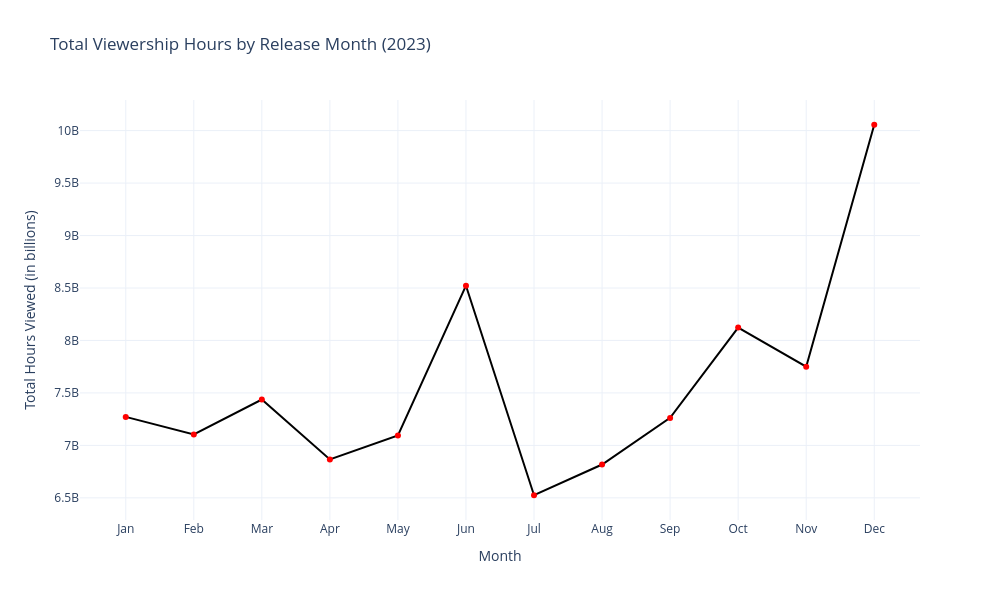

Notebook code cell kept with this figure:
### Code cell
netflix_data['Release Date'] = pd.to_datetime(netflix_data['Release Date'])
netflix_data['Release Month'] = netflix_data['Release Date'].dt.month

# aggregate viewership hours by release month
monthly_viewership = netflix_data.groupby('Release Month')['Hours Viewed'].sum()

fig = go.Figure(data=[
    go.Scatter(
        x=monthly_viewership.index,
        y=monthly_viewership.values,
        mode='lines+markers',
        marker=dict(color='red'),
        line=dict(color='black')
    )
])

fig.update_layout(
    title='Total Viewership Hours by Release Month (2023)',
    xaxis_title='Month',
    yaxis_title='Total Hours Viewed (in billions)',
    xaxis=dict(
        tickmode='array',
        tickvals=list(range(1, 13)),
        ticktext=['Jan', 'Feb', 'Mar', 'Apr', 'May', 'Jun', 'Jul', 'Aug', 'Sep', 'Oct', 'Nov', 'Dec']
    ),
    height=600,
    width=1000
)

fig.show()

### Figure 1 — Plotly figure (JSON) as saved in the notebook; plotly's stock layout.template omitted (floating-point values rounded to 4 significant figures)
{"data": [{"line": {"color": "black"}, "marker": {"color": "red"}, "mode": "lines+markers", "type": "scatter", "x": [1.0, 2.0, 3.0, 4.0, 5.0, 6.0, 7.0, 8.0, 9.0, 10.0, 11.0, 12.0], "y": [7272000000.0, 7104000000.0, 7437000000.0, 6866000000.0, 7095000000.0, 8522000000.0, 6525000000.0, 6818000000.0, 7262000000.0, 8123000000.0, 7750000000.0, 10060000000.0]}], "layout": {"height": 600, "title": {"text": "Total Viewership Hours by Release Month (2023)"}, "width": 1000, "xaxis": {"tickmode": "array", "ticktext": ["Jan", "Feb", "Mar", "Apr", "May", "Jun", "Jul", "Aug", "Sep", "Oct", "Nov", "Dec"], "tickvals": [1, 2, 3, 4, 5, 6, 7, 8, 9, 10, 11, 12], "title": {"text": "Month"}}, "yaxis": {"title": {"text": "Total Hours Viewed (in billions)"}}}}
